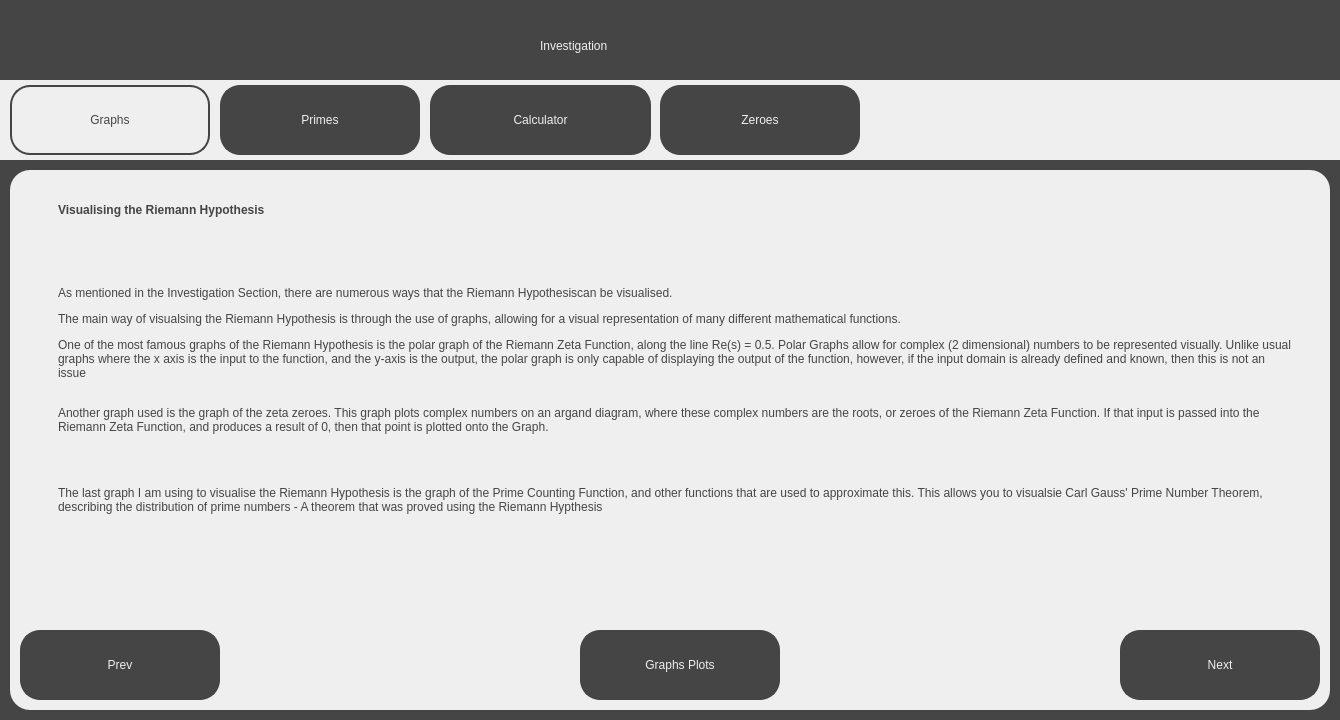
<?xml version="1.0" encoding="UTF-8"?>
<ui version="4.0">
 <class>GraphPlotsScreen</class>
 <widget class="QDialog" name="GraphPlotsScreen">
  <property name="geometry">
   <rect>
    <x>0</x>
    <y>0</y>
    <width>1340</width>
    <height>720</height>
   </rect>
  </property>
  <property name="windowTitle">
   <string>Visualising the Riemann Hypothesis - Investigation</string>
  </property>
  <property name="sizeGripEnabled">
   <bool>false</bool>
  </property>
  <widget class="QWidget" name="widget" native="true">
   <property name="geometry">
    <rect>
     <x>0</x>
     <y>0</y>
     <width>1340</width>
     <height>720</height>
    </rect>
   </property>
   <property name="styleSheet">
    <string notr="true">background-color: rgb(69, 69, 69);</string>
   </property>
   <widget class="QLabel" name="Title">
    <property name="geometry">
     <rect>
      <x>540</x>
      <y>20</y>
      <width>271</width>
      <height>51</height>
     </rect>
    </property>
    <property name="styleSheet">
     <string notr="true">font: 36pt &quot;Sans Serif&quot;; color:rgb(239, 239, 239)</string>
    </property>
    <property name="text">
     <string>Investigation</string>
    </property>
   </widget>
   <widget class="QWidget" name="TabBar" native="true">
    <property name="geometry">
     <rect>
      <x>0</x>
      <y>80</y>
      <width>1340</width>
      <height>80</height>
     </rect>
    </property>
    <property name="styleSheet">
     <string notr="true">background-color: rgb(239, 239, 239);</string>
    </property>
    <widget class="QPushButton" name="GraphsTab">
     <property name="geometry">
      <rect>
       <x>10</x>
       <y>5</y>
       <width>200</width>
       <height>70</height>
      </rect>
     </property>
     <property name="cursor">
      <cursorShape>PointingHandCursor</cursorShape>
     </property>
     <property name="styleSheet">
      <string notr="true">border: 2px solid;
border-radius: 20px;
border-color:rgb(69, 69, 69);
background-color: rgb(239, 239, 239);
font: 18pt &quot;Sans Serif&quot;; color:rgb(69, 69, 69);
</string>
     </property>
     <property name="text">
      <string>Graphs</string>
     </property>
    </widget>
    <widget class="QPushButton" name="PrimesTab">
     <property name="geometry">
      <rect>
       <x>220</x>
       <y>5</y>
       <width>200</width>
       <height>70</height>
      </rect>
     </property>
     <property name="cursor">
      <cursorShape>PointingHandCursor</cursorShape>
     </property>
     <property name="styleSheet">
      <string notr="true">border: 2px solid;
border-radius: 20px;
border-color:rgb(69, 69, 69);
background-color: rgb(69, 69, 69);
font: 18pt &quot;Sans Serif&quot;; color:rgb(239, 239, 239);
</string>
     </property>
     <property name="text">
      <string>Primes</string>
     </property>
    </widget>
    <widget class="QPushButton" name="CalculatorTab">
     <property name="geometry">
      <rect>
       <x>430</x>
       <y>5</y>
       <width>221</width>
       <height>70</height>
      </rect>
     </property>
     <property name="cursor">
      <cursorShape>PointingHandCursor</cursorShape>
     </property>
     <property name="styleSheet">
      <string notr="true">border: 2px solid;
border-radius: 20px;
border-color:rgb(69, 69, 69);
background-color: rgb(69, 69, 69);
font: 18pt &quot;Sans Serif&quot;; color:rgb(239, 239, 239);
</string>
     </property>
     <property name="text">
      <string>Calculator</string>
     </property>
    </widget>
    <widget class="QPushButton" name="ZeroesTab">
     <property name="geometry">
      <rect>
       <x>660</x>
       <y>5</y>
       <width>200</width>
       <height>70</height>
      </rect>
     </property>
     <property name="cursor">
      <cursorShape>PointingHandCursor</cursorShape>
     </property>
     <property name="styleSheet">
      <string notr="true">border: 2px solid;
border-radius: 20px;
border-color:rgb(69, 69, 69);
background-color: rgb(69, 69, 69);
font: 18pt &quot;Sans Serif&quot;; color:rgb(239, 239, 239);
</string>
     </property>
     <property name="text">
      <string>Zeroes</string>
     </property>
    </widget>
   </widget>
   <widget class="QWidget" name="MainWidget" native="true">
    <property name="geometry">
     <rect>
      <x>10</x>
      <y>170</y>
      <width>1320</width>
      <height>540</height>
     </rect>
    </property>
    <property name="styleSheet">
     <string notr="true">background-color: rgb(239, 239, 239);
border-radius: 20px;</string>
    </property>
    <widget class="QPushButton" name="PrevButton">
     <property name="geometry">
      <rect>
       <x>10</x>
       <y>460</y>
       <width>200</width>
       <height>70</height>
      </rect>
     </property>
     <property name="cursor">
      <cursorShape>PointingHandCursor</cursorShape>
     </property>
     <property name="styleSheet">
      <string notr="true">border: 2px solid;
border-radius: 20px;
border-color:rgb(69, 69, 69);
background-color: rgb(69, 69, 69);
font: 18pt &quot;Sans Serif&quot;; color:rgb(239, 239, 239);
</string>
     </property>
     <property name="text">
      <string>Prev</string>
     </property>
    </widget>
    <widget class="QPushButton" name="NextButton">
     <property name="geometry">
      <rect>
       <x>1110</x>
       <y>460</y>
       <width>200</width>
       <height>70</height>
      </rect>
     </property>
     <property name="cursor">
      <cursorShape>PointingHandCursor</cursorShape>
     </property>
     <property name="styleSheet">
      <string notr="true">border: 2px solid;
border-radius: 20px;
border-color:rgb(69, 69, 69);
background-color: rgb(69, 69, 69);
font: 18pt &quot;Sans Serif&quot;; color:rgb(239, 239, 239);
</string>
     </property>
     <property name="text">
      <string>Next</string>
     </property>
    </widget>
    <widget class="QPushButton" name="GraphPlotsButton">
     <property name="geometry">
      <rect>
       <x>570</x>
       <y>460</y>
       <width>200</width>
       <height>70</height>
      </rect>
     </property>
     <property name="cursor">
      <cursorShape>PointingHandCursor</cursorShape>
     </property>
     <property name="styleSheet">
      <string notr="true">border: 2px solid;
border-radius: 20px;
border-color:rgb(69, 69, 69);
background-color: rgb(69, 69, 69);
font: 18pt &quot;Sans Serif&quot;; color:rgb(239, 239, 239);
</string>
     </property>
     <property name="text">
      <string>Graphs Plots</string>
     </property>
    </widget>
    <widget class="QLabel" name="SubTitleText">
     <property name="geometry">
      <rect>
       <x>40</x>
       <y>20</y>
       <width>681</width>
       <height>41</height>
      </rect>
     </property>
     <property name="styleSheet">
      <string notr="true">font: 25pt &quot;Sans Serif&quot;; color:rgb(69, 69, 69);
background-color: rgb(239, 239, 239); padding: 5px;</string>
     </property>
     <property name="text">
      <string>&lt;html&gt;&lt;head/&gt;&lt;body&gt;&lt;p&gt;&lt;span style=&quot; font-weight:600;&quot;&gt;Visualising the Riemann Hypothesis&lt;/span&gt;&lt;/p&gt;&lt;/body&gt;&lt;/html&gt;</string>
     </property>
    </widget>
    <widget class="QLabel" name="MainText">
     <property name="geometry">
      <rect>
       <x>40</x>
       <y>80</y>
       <width>1251</width>
       <height>341</height>
      </rect>
     </property>
     <property name="styleSheet">
      <string notr="true">font: 13pt &quot;Sans Serif&quot;; color:rgb(69, 69, 69);
background-color: rgb(239, 239, 239); padding: 5px;</string>
     </property>
     <property name="text">
      <string>&lt;html&gt;&lt;head/&gt;&lt;body&gt;&lt;p&gt;As mentioned in the Investigation Section, there are numerous ways that the Riemann Hypothesiscan be visualised.&lt;/p&gt;&lt;p&gt;The main way of visualsing the Riemann Hypothesis is through the use of graphs, allowing for a visual representation of many different mathematical functions.&lt;/p&gt;&lt;p&gt;One of the most famous graphs of the Riemann Hypothesis is the polar graph of the Riemann Zeta Function, along the line Re(s) = 0.5. Polar Graphs allow for complex (2 dimensional) numbers to be represented visually. Unlike usual graphs where the x axis is the input to the function, and the y-axis is the output, the polar graph is only capable of displaying the output of the function, however, if the input domain is already defined and known, then this is not an issue&lt;br/&gt;&lt;/p&gt;&lt;p&gt;Another graph used is the graph of the zeta zeroes. This graph plots complex numbers on an argand diagram, where these complex numbers are the roots, or zeroes of the Riemann Zeta Function. If that input is passed into the Riemann Zeta Function, and produces a result of 0, then that point is plotted onto the Graph.&lt;/p&gt;&lt;p&gt;&lt;br/&gt;&lt;/p&gt;&lt;p&gt;The last graph I am using to visualise the Riemann Hypothesis is the graph of the Prime Counting Function, and other functions that are used to approximate this. This allows you to visualsie Carl Gauss' Prime Number Theorem, describing the distribution of prime numbers - A theorem that was proved using the Riemann Hypthesis&lt;/p&gt;&lt;p&gt;&lt;br/&gt;&lt;/p&gt;&lt;/body&gt;&lt;/html&gt;</string>
     </property>
     <property name="wordWrap">
      <bool>true</bool>
     </property>
    </widget>
    <widget class="QLabel" name="ErrorLabel">
     <property name="geometry">
      <rect>
       <x>450</x>
       <y>410</y>
       <width>461</width>
       <height>41</height>
      </rect>
     </property>
     <property name="styleSheet">
      <string notr="true">color: rgb(255, 0, 0);
font: 12pt &quot;Sans Serif&quot;;</string>
     </property>
     <property name="text">
      <string>&lt;html&gt;&lt;head/&gt;&lt;body&gt;&lt;p align=&quot;center&quot;&gt;&lt;br/&gt;&lt;/p&gt;&lt;/body&gt;&lt;/html&gt;</string>
     </property>
    </widget>
   </widget>
  </widget>
 </widget>
 <resources/>
 <connections/>
</ui>
